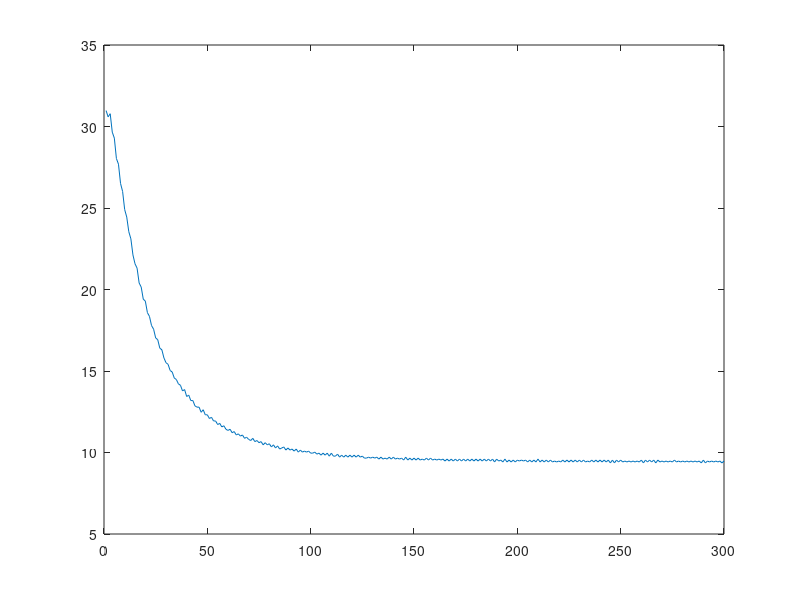

Source code (MATLAB): (Note: this script raises an error after producing the figure.)
% calculates the time_constant of values. Time used on each iteration is
% defined by interval_time. Calculates static gain as well. 
% assumptions: Each iteration uses the same amount of time. 
% the code assumes that the data has reached steady state. 

% constants
interval_time = 30; % amount of time used on each iteration

% values from response
values = [250.00 248.00 249.00 243.00 241.00 234.00 232.00 225.00 222.00 215.00 212.00 206.00 203.00 196.00 192.00 190.00 183.00 181.00 175.00 174.00 168.00 166.00 161.00 159.00 154.00 153.00 148.00 147.00 142.00 139.00 138.00 134.00 133.00 129.00 128.00 125.00 124.00 120.00 121.00 116.00 117.00 113.00 113.00 109.00 108.00 108.00 104.00 106.00 102.00 102.00 99.00 100.00 97.00 97.00 94.00 95.00 92.00 93.00 90.00 89.00 90.00 87.00 88.00 85.00 86.00 84.00 85.00 82.00 83.00 81.00 80.00 82.00 79.00 80.00 78.00 79.00 76.00 78.00 76.00 77.00 74.00 76.00 73.00 75.00 72.00 73.00 74.00 71.00 73.00 71.00 72.00 70.00 72.00 69.00 71.00 69.00 70.00 69.00 70.00 68.00 68.00 69.00 67.00 68.00 66.00 68.00 66.00 68.00 65.00 68.00 65.00 65.00 67.00 64.00 66.00 64.00 66.00 64.00 66.00 64.00 66.00 64.00 66.00 64.00 65.00 63.00 63.00 64.00 63.00 64.00 63.00 64.00 62.00 64.00 62.00 63.00 62.00 64.00 62.00 64.00 62.00 63.00 62.00 63.00 61.00 64.00 61.00 63.00 61.00 63.00 61.00 63.00 61.00 62.00 61.00 63.00 61.00 63.00 61.00 62.00 61.00 62.00 61.00 62.00 60.00 62.00 60.00 62.00 60.00 62.00 60.00 62.00 60.00 62.00 60.00 62.00 60.00 62.00 60.00 62.00 60.00 62.00 60.00 62.00 60.00 62.00 60.00 62.00 59.00 62.00 60.00 61.00 59.00 62.00 59.00 61.00 59.00 61.00 59.00 61.00 60.00 61.00 60.00 61.00 59.00 61.00 59.00 61.00 59.00 62.00 59.00 61.00 59.00 61.00 59.00 61.00 59.00 60.00 59.00 60.00 59.00 61.00 59.00 61.00 59.00 61.00 59.00 61.00 59.00 61.00 59.00 61.00 59.00 60.00 59.00 61.00 59.00 61.00 59.00 61.00 59.00 61.00 59.00 61.00 58.00 61.00 58.00 61.00 59.00 61.00 59.00 60.00 59.00 60.00 59.00 60.00 59.00 60.00 59.00 61.00 58.00 61.00 59.00 61.00 59.00 61.00 58.00 61.00 59.00 60.00 59.00 60.00 59.00 60.00 59.00 61.00 59.00 60.00 59.00 60.00 59.00 60.00 59.00 60.00 59.00 60.00 59.00 60.00 58.00 61.00 58.00 60.00 59.00 60.00 59.00 60.00 59.00 60.00 58.00 60.00 ];

% calculate lux values of values
values = 10.^((-0.0021.*values-0.6316)./(-0.7757));

% plots
x = 1:1:length(values);
plot(x, values);


% time_constant
time_constant_y_value = values(1)+ (values(length(values))-values(1))*0.63;

% find the time where values is closest to time_constant_y_value
prev_value = values(1);
for i = 1:1:length(values)
    if (prev_value < time_constant_y_value && time_constant_y_value < values(i))
        % time_constant_y_value is between last and this value. 
        % set this time i to be the time constant
        time_constant = i;
     
        
    elseif values(i) == time_constant_y_value
        % time_constant_y_value was equal to a value in values
        % we set this time i to be the time constant
        time_constant = i;
    
        
    end
    prev_value = values(i);
end
 

% gain

change_lux = values(length(values)) - values(1);
static_gain = change_lux/change_u;

disp('static_gain:');
disp(static_gain);
disp('time_constant:');
disp(time_constant*interval_time/(16*10^6));


